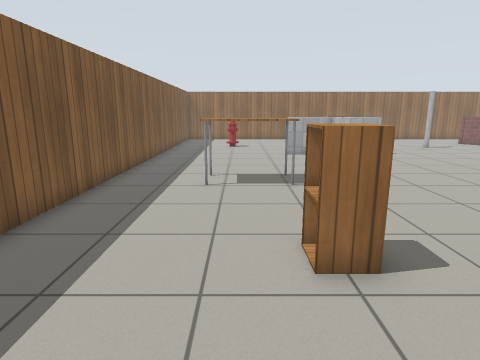
View 1 (above)

17 first-person views from a walk through a robot-simulator world made for Gazebo. The camera is 1.1 m above the floor, tilts 12° down and sees 75° across. Floor lines are 1 m apart. The floor is counted in squares, 0.5 m on a side. Each view is taken from the middle of a square. On the plan, view 1 faces up. The plan holds only what a view shows up to about 18 squares ahead; the rest is blank. Simple patterns stand in for the simulator's built-in surfaces.

View 2
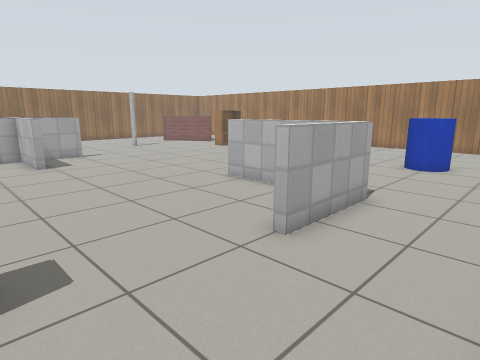

View 3
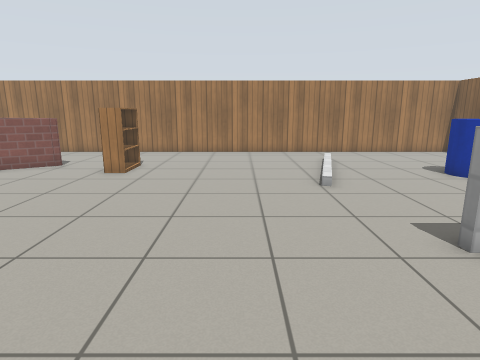

View 4
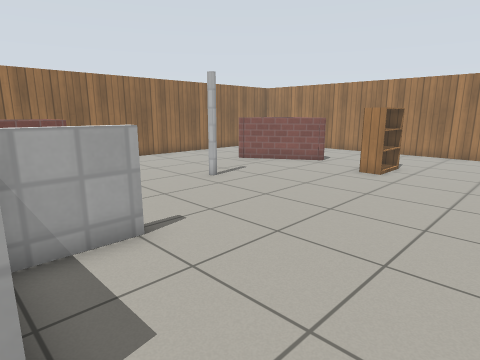

View 5
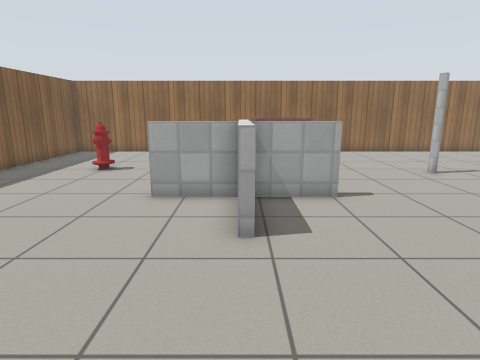

View 6
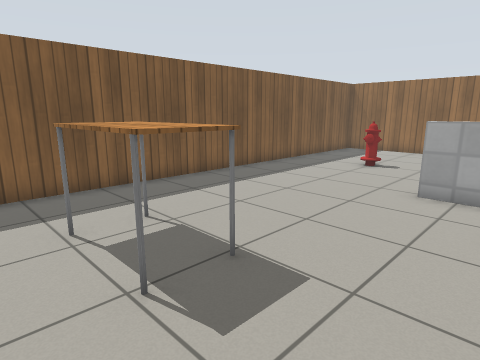

View 7
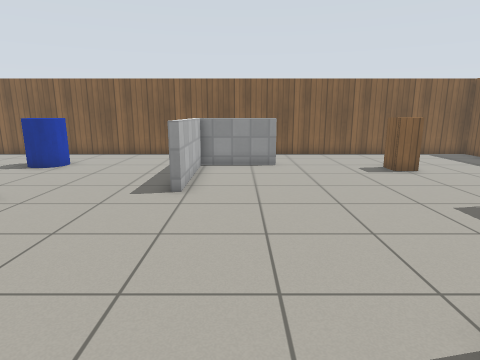

View 8
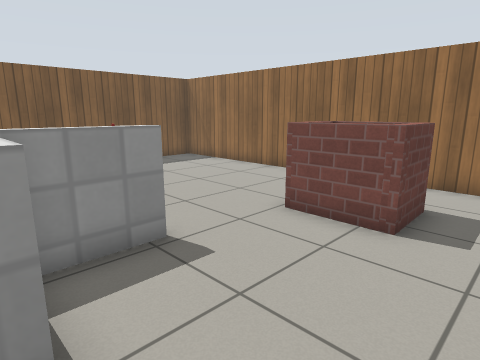

View 9
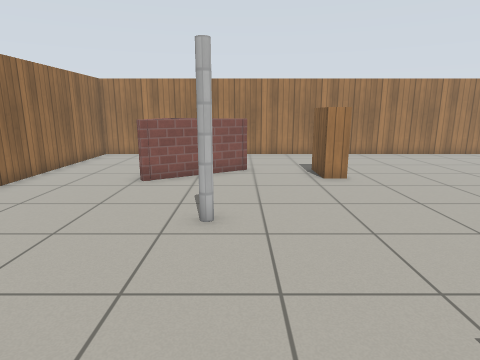

View 10
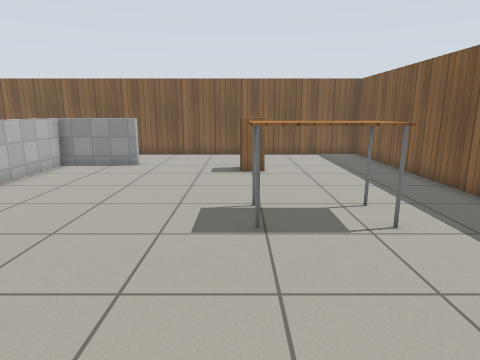

View 11
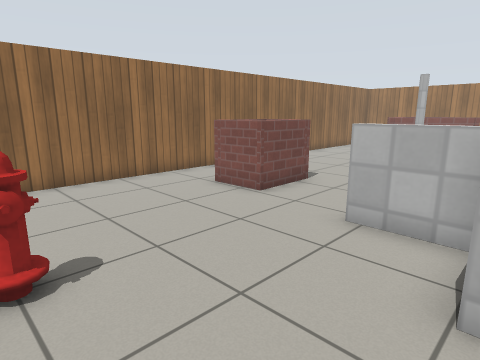

View 12
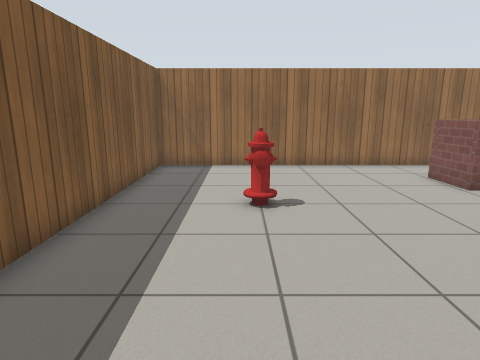

View 13
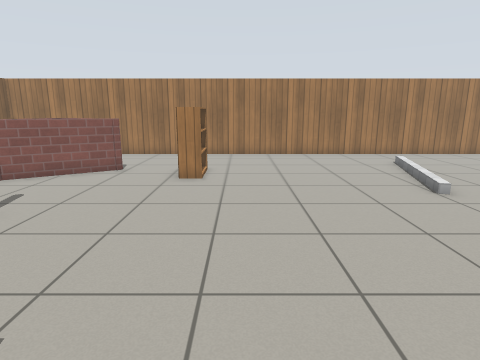

View 14
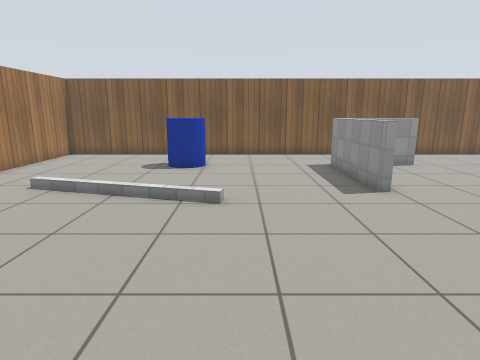

View 15
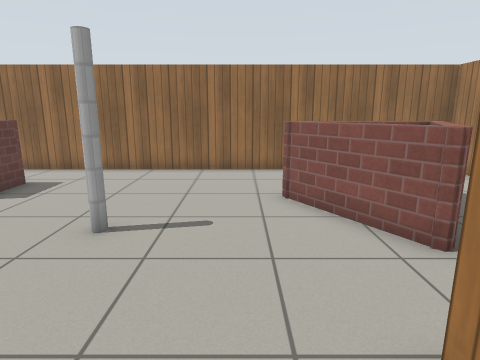

View 16
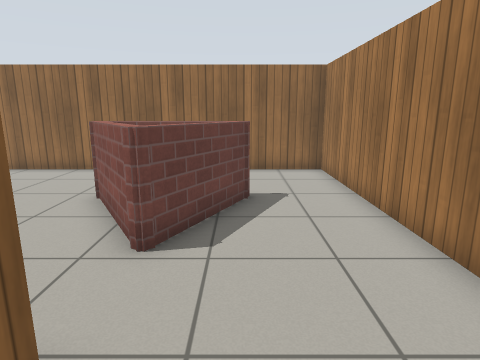

View 17
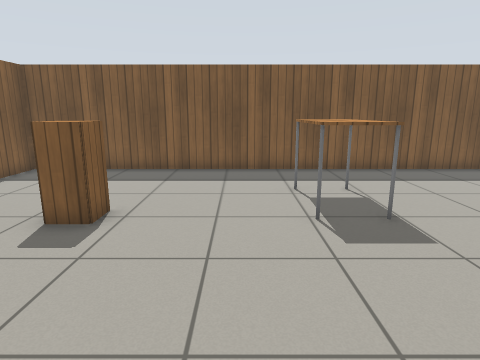

### Floor plan
Points are (right, up) in squares from view 1. A wall is a line through its corners. A room is listed if a view was taken in it or the views show most of it. See-through windows are left out.
Room 1 (views 1, 2, 3, 4, 5, 6, 7, 8, 9, 10, 11, 12, 13, 14, 15, 16, 17)
walls: (5.4, 14.3) (5, 14.3) (5, 17.1) (2.6, 17.1); (7.8, 17.1) (5.2, 17.1); (10, 8.4) (10, 3.3) (6.4, 3.3); (5, 17.6) (5, 19.9); (5.3, 19.9) (5.3, 17.6); (9.7, 3.6) (9.7, 8.4); (18.3, 19.7) (16.1, 23.3); (8.1, 24.8) (8.2, 22.8) (5.7, 22.8) (5.6, 24.8); (16.2, 22.9) (16.2, 23.4); (20.3, 23.2) (18.5, 19.8); (-4.4, -0.3) (23.3, -0.3) (23.3, 27.4) (-4.4, 27.4) (-4.4, -0.3)
low walls: (6.4, 3.6) (9.7, 3.6); (18.5, 19.8) (18.3, 19.7)
objects: table (-1, 10) to (2, 11); fire hydrant (-1, 21) to (0, 22); cabinet (1, 4) to (2, 5); pillar (12, 21); blue cylinder (16, 3) to (17, 4); bookshelf (17, 17) to (18, 17)

Where each view was taken, in squares from view 1:
view 1: 0 up, 0 right, facing up
view 2: 0 up, 2 right, facing up-right
view 3: 12 up, 5 right, facing right
view 4: 12 up, 5 right, facing up-right
view 5: 9 up, 5 right, facing up
view 6: 8 up, 5 right, facing up-left
view 7: 17 up, 8 right, facing down
view 8: 17 up, 10 right, facing up-left
view 9: 20 up, 6 right, facing right
view 10: 17 up, 2 right, facing down
view 11: 17 up, 1 left, facing up-right
view 12: 14 up, 1 left, facing up
view 13: 15 up, 6 right, facing right
view 14: 17 up, 14 right, facing down
view 15: 15 up, 15 right, facing up
view 16: 15 up, 20 right, facing up
view 17: 8 up, 8 right, facing left
